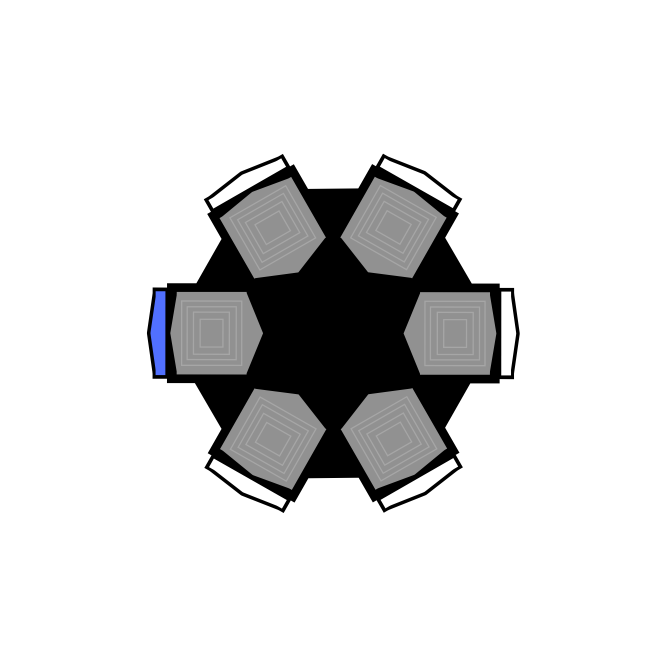
#> input picture test case/8.png, 2000 x 2000 px (shown at 1/3 size)
$ python -i vision.py   (imports and definitions only)
#> lines starting #> are read from the running program, lines starting #| are printed output that depends on the picture; after the words box and inside, x2 and y2 are one past the last pixel; in counts of white or black regions, pixels touching at a corner belong together
import cv2
import numpy as np
import math
from plc_module import PLCController

def process(image_path, ratio=0.35, inner_r=140, outer_r=225):
#> called with image_path = 'test case/8.png', ratio = 0.35, inner_r = 140, outer_r = 225
    frame = cv2.imread(image_path)
#> frame is the input picture: shape (2000, 2000, 3); mean B, G, R 220.3, 219.9, 219.9
    if frame is None:
        print(f"cant open: {image_path}")
        return None, None, None, None

    width = int(frame.shape[1] * ratio)
#> width = 700
    height = int(frame.shape[0] * ratio)
#> height = 700
    dim = (width, height)
#> dim = (700, 700)
    resized_frame = cv2.resize(frame, dim, interpolation=cv2.INTER_AREA)

    # axis drawing
    cx = width // 2
#> cx = 350
    cy = height // 2
#> cy = 350
    radius = int(800 * ratio)

    # draw info box
    cv2.rectangle(resized_frame, (width - 190, 0), (width-3, 110), (100, 100, 100), -1)
    cv2.rectangle(resized_frame, (width - 190, 0), (width-2, 110), (0, 0, 0), 2)

    # draw circles and axes
    cv2.circle(resized_frame, (cx, cy), outer_r, (180,30,255), 1)
    cv2.circle(resized_frame, (cx, cy), inner_r, (180,30,255), 1)

    cv2.line(resized_frame, (cx, 0), (cx, height), (255, 50, 50), 2) #  Y
    cv2.line(resized_frame, (0, cy), (width, cy), (255, 50, 50), 2)  #  X
    cv2.circle(resized_frame, (cx, cy), 8, (0, 0, 255), -1)          #  C

    # find blue object
    hsv = cv2.cvtColor(resized_frame, cv2.COLOR_BGR2HSV)
#> hsv: shape (700, 700, 3); mean H, S, V 1.9, 3.2, 214.3
    lower_blue = np.array([100, 150, 0])
    upper_blue = np.array([140, 255, 255])

    # mask for blue color
    blue_mask = cv2.inRange(hsv, lower_blue, upper_blue)
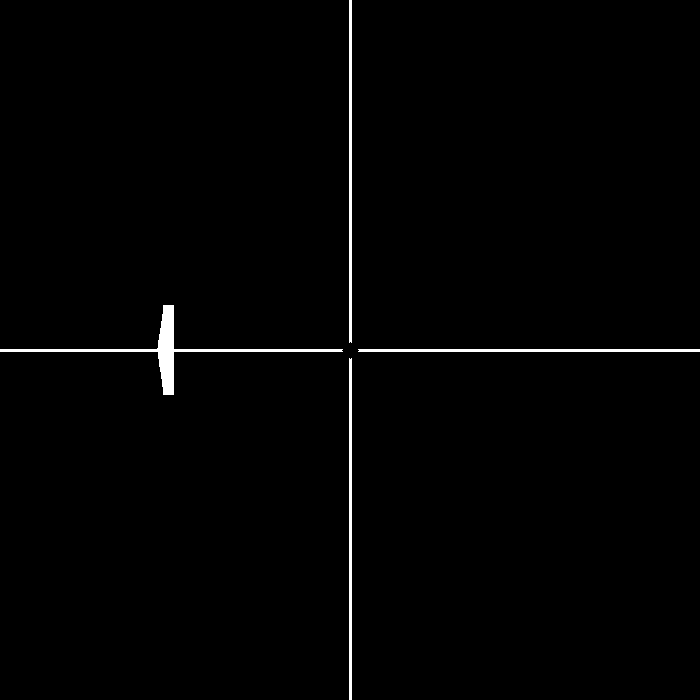
#> blue_mask: shape (700, 700); 1.1% white; 4 white regions, box (x1, y1, x2, y2) and area: (0, 305, 343, 395) 2198, (349, 0, 352, 343) 1028, (358, 349, 700, 352) 1025, (349, 358, 352, 700) 1025

    # mask for donut shape (ring)
    donut_mask = np.zeros((height, width), dtype=np.uint8)
    cv2.circle(donut_mask, (cx, cy), outer_r, 255, -1)
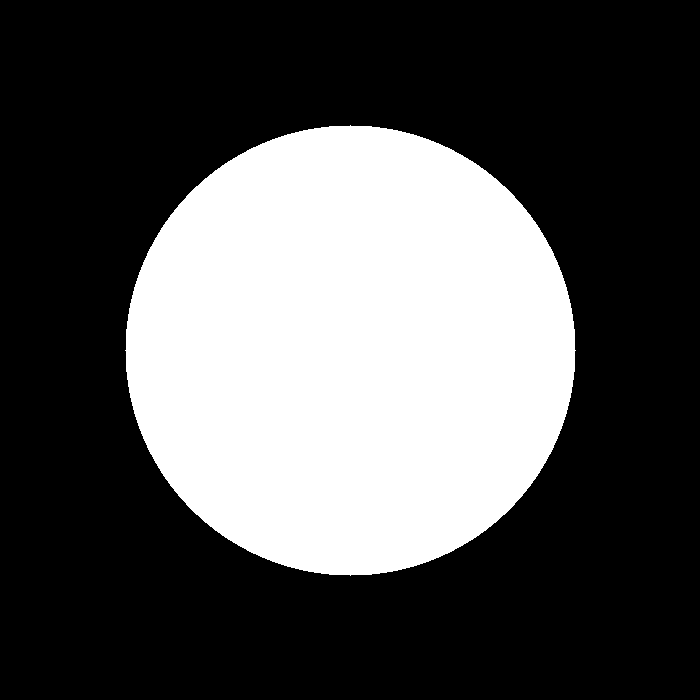
#> donut_mask: shape (700, 700); 32.5% white; 1 white region, box (x1, y1, x2, y2) and area: (125, 125, 576, 576) 159033
    cv2.circle(donut_mask, (cx, cy), inner_r, 0, -1)
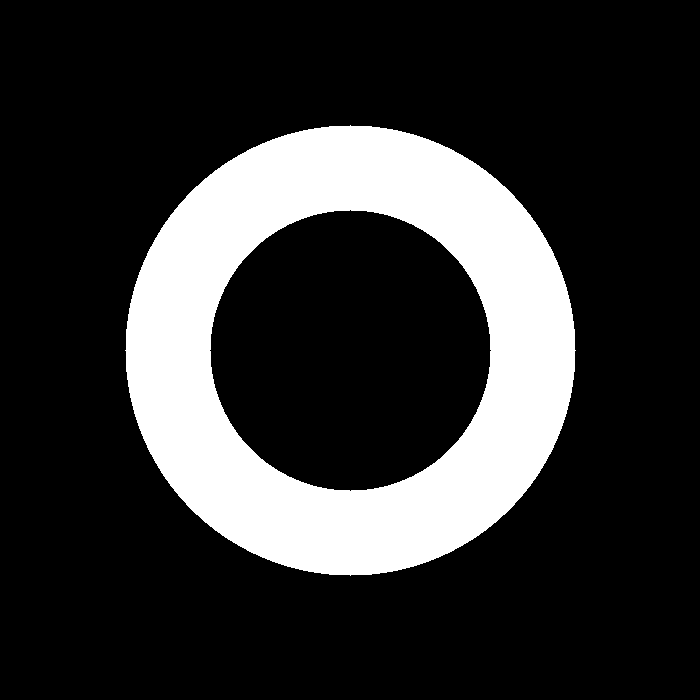
#> donut_mask: shape (700, 700); 19.9% white; 1 white region, box (x1, y1, x2, y2) and area: (125, 125, 576, 576) 97504

    final_mask = cv2.bitwise_and(blue_mask, blue_mask, mask=donut_mask)
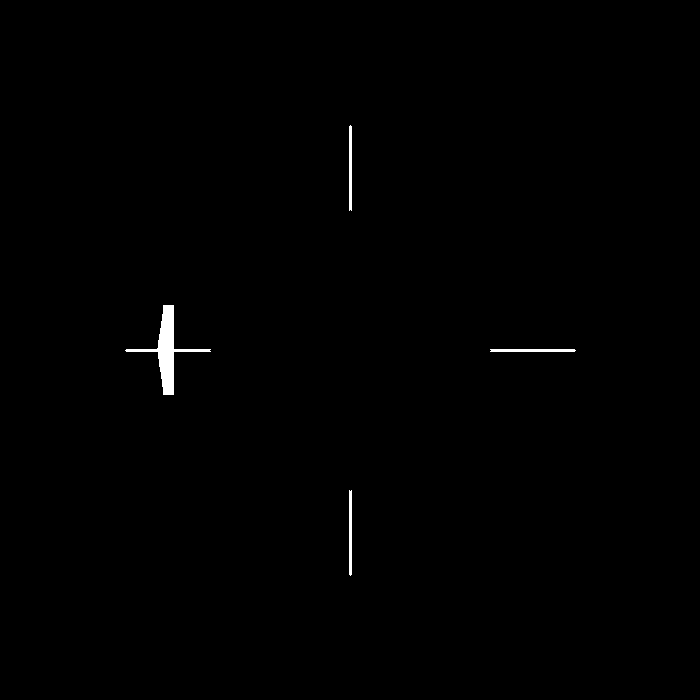
#> final_mask: shape (700, 700); 0.45% white; 4 white regions

    contours, _ = cv2.findContours(final_mask, cv2.RETR_EXTERNAL, cv2.CHAIN_APPROX_SIMPLE)
#> contours = 4 contours; box (x1, y1, x2, y2) and area: (125, 305, 211, 395) 1258, (349, 490, 352, 576) 168, (490, 349, 576, 352) 168, (349, 125, 352, 211) 168

    # 6 piece sector lines [pizza slice]
    for i in range(6):
        angle = i * 60 - 30
        end_x = int(cx + radius * math.cos(math.radians(angle)))
        end_y = int(cy - radius * math.sin(math.radians(angle)))
        cv2.line(resized_frame, (cx, cy), (end_x, end_y), (0, 255, 0), 3)
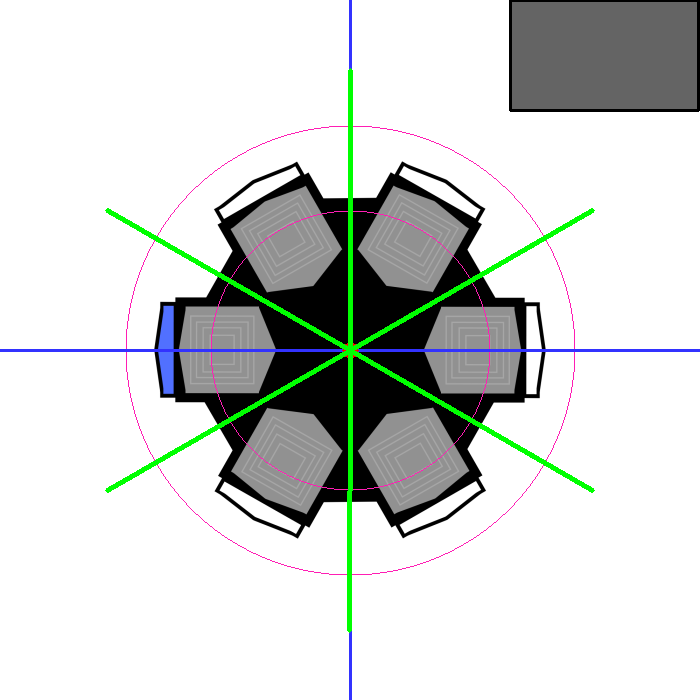
#> resized_frame: shape (700, 700, 3); mean B, G, R 211.4, 213.8, 210.4

    # zone labels
    for i in range(6):
        angle = i * 60
        zone_x_label = int(cx + (radius-35) * math.cos(math.radians(angle)))
        zone_y_label = int(cy - (radius-35) * math.sin(math.radians(angle)))
        cv2.circle(resized_frame, (zone_x_label+11, zone_y_label-5), 25, (255, 0, 150), 2)
        cv2.putText(resized_frame, f"Z{i+1}", (zone_x_label, zone_y_label), cv2.FONT_HERSHEY_SIMPLEX, 0.5, (255, 0, 150), 2)
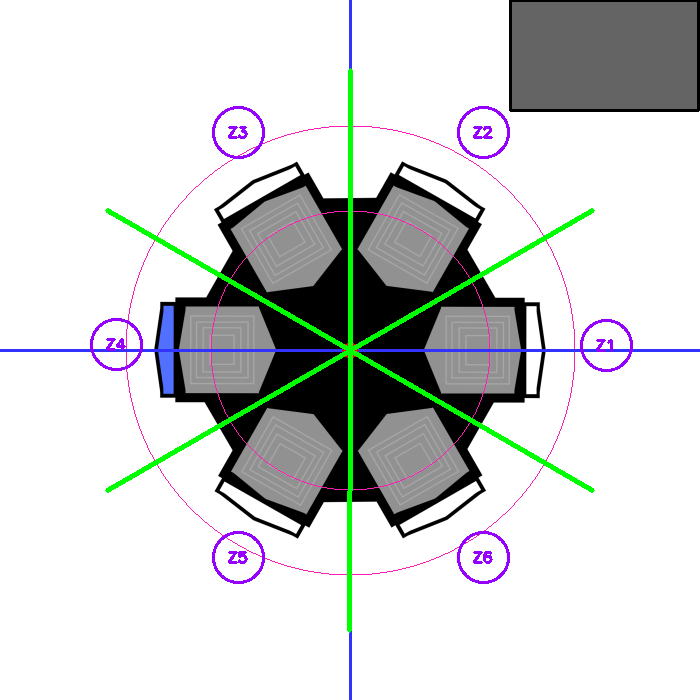
#> resized_frame: shape (700, 700, 3); 0.79% of pixels changed, all inside (x1, y1, x2, y2) = (90, 106, 633, 584)

    # set defult values
    angle_deg = None
    dx = None
    dy = None

    if contours:
        largest_contour = max(contours, key=cv2.contourArea)
#> largest_contour = contour of 38 points, box (x1, y1, x2, y2) (125, 305, 211, 395), area 1258
        x, y, w, h = cv2.boundingRect(largest_contour)
#> x = 125; y = 305; w = 86; h = 90
        cv2.rectangle(resized_frame, (x, y), (x + w, y + h), (20, 50, 255), 2)

        centroid_x = x + w // 2
#> centroid_x = 168
        centroid_y = y + h // 2
#> centroid_y = 350
        cv2.circle(resized_frame, (centroid_x, centroid_y), 8, (0, 255, 0), -1)

        dx = centroid_x - cx
#> dx = -182
        dy = centroid_y - cy
#> dy = 0

        cv2.arrowedLine(resized_frame, (cx, cy), (centroid_x, centroid_y), (0, 0, 240), 2)

        cv2.arrowedLine(resized_frame, (cx, cy), (centroid_x, cy), (50, 230, 240), 2) # X component
        cv2.putText(resized_frame, f"x={dx}", (width - 180, 20), cv2.FONT_HERSHEY_SIMPLEX, 0.5, (50, 230, 240), 2)

        cv2.arrowedLine(resized_frame, (centroid_x, cy), (centroid_x, centroid_y), (0, 140, 255), 2) # Y component
#> resized_frame: shape (700, 700, 3); mean B, G, R 210.8, 212.1, 210.1
        cv2.putText(resized_frame, f"y={dy}", (width - 180, 40), cv2.FONT_HERSHEY_SIMPLEX, 0.5, (0, 140, 255), 2)

        angle_rad = math.atan2(-dy, dx)
#> angle_rad = 3.14
        angle_deg = math.degrees(angle_rad)
#> angle_deg = 180
        if angle_deg < 0:
            angle_deg += 360

        cv2.putText(resized_frame, f"Centroid: ({centroid_x}, {centroid_y})", (width - 180, 80),
                    cv2.FONT_HERSHEY_SIMPLEX, 0.5, (0, 0, 0), 2)

        zone = get_zone(angle_deg)
#> in get_zone, `zone = int(((normalized_angle + 30) % 360) // 60) + 1`: zone = 4
#> zone = 4
        cv2.putText(resized_frame, f"Zone: {zone}", (width - 180, 100),
                    cv2.FONT_HERSHEY_SIMPLEX, 0.5, (200,200,200), 2)

        cv2.putText(resized_frame, f"Angle: {angle_deg:.2f} deg", (width - 180, 60),
                    cv2.FONT_HERSHEY_SIMPLEX, 0.5, (0, 0, 0), 2)
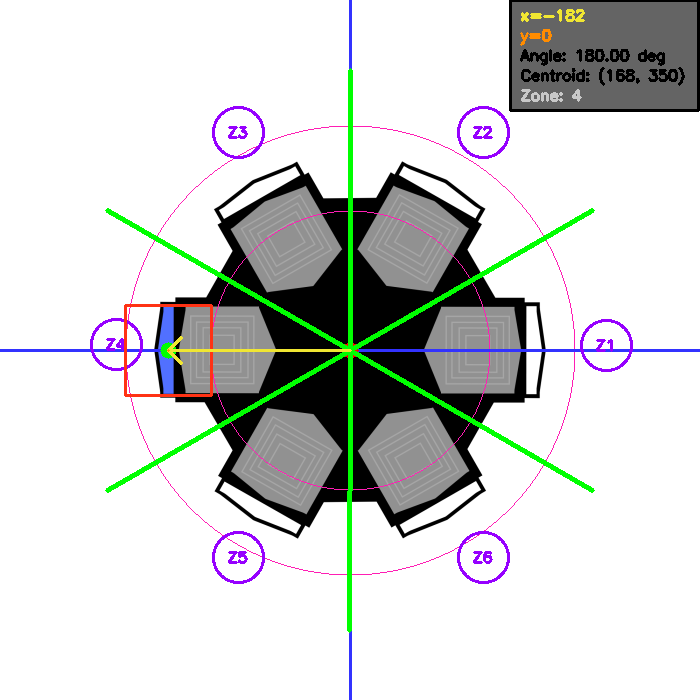
#> resized_frame: shape (700, 700, 3); mean B, G, R 210.4, 211.8, 209.9
    else:
        print(f"Not found blue object in valid region")

    return resized_frame, angle_deg, dx, dy

def get_zone(angle_deg):
    normalized_angle = angle_deg % 360
    zone = int(((normalized_angle + 30) % 360) // 60) + 1
    return zone

# [38 lines not run here, left out]

>>> result = process('test case/8.png')
